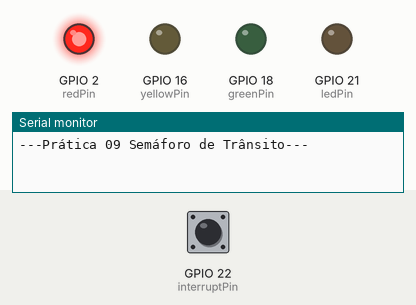
Recording of a sketch running on a simulated ESP32. Parts: output pins drawn as LEDs (lit = HIGH), the last lines printed to the serial monitor. Inputs (shaded band) come from the test bench; at power-on: GPIO 22 (interruptPin) HIGH.

Above: at 1.2 s.
1.3 s: GPIO 22 (interruptPin) pulled LOW for 0.15 s
At 1.7 s:
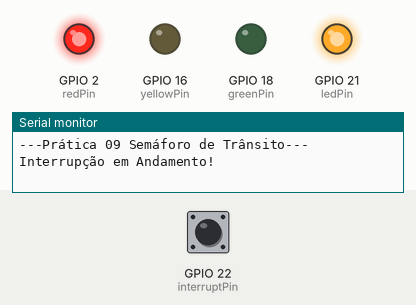
3.9 s: GPIO 22 (interruptPin) pulled LOW for 1 s
At 6.9 s:
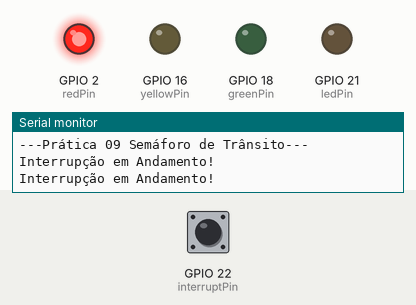
7.4 s: GPIO 22 (interruptPin) pulled LOW for 0.15 s
At 8.3 s:
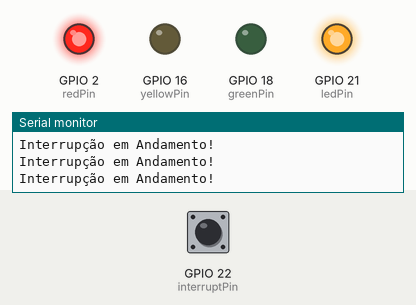
10.5 s: GPIO 22 (interruptPin) pulled LOW for 3.2 s
At 11.9 s:
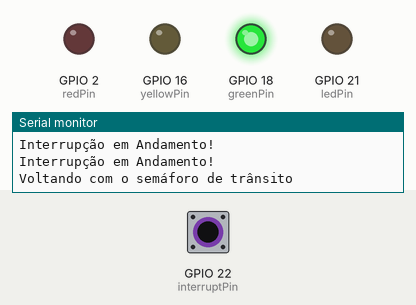
Timing chart, 0 to 16.2 s (numbered marks = the images above; inputs shaded):
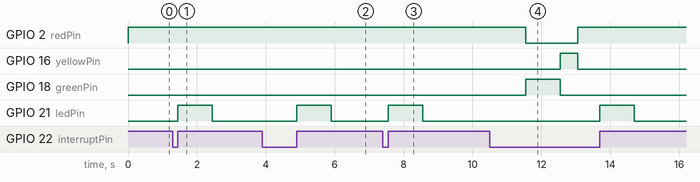

The sketch:

Pr_tica_09.ino
```cpp
//Semáforo

/* LED pins */
byte redPin = 2; // Pino do Led Vermelho
byte yellowPin = 16; // Pino do Led Amarelo
byte greenPin = 18; // Pino do Led Verde
byte ledPin = 21; // Pino do Led de Pedestre
int flag = 0; // flag para ser usada dentro da interrupção

// Pino do botão de interrupção
byte interruptPin = 22;

volatile bool isPaused = false; // Flag para pausar a operação do semáforo de trânsito
BaseType_t xHigherPriorityTaskWoken = pdFALSE;

SemaphoreHandle_t xCountingSemaphore; // Semáforo contador
SemaphoreHandle_t SemasTransito; // Semáforo binário


// Callback da função de interrupção
void ISRcallback() {
  BaseType_t xHigherPriorityTaskWoken = pdFALSE;
  /* un-block the interrupt processing task now */
  xSemaphoreGiveFromISR( xCountingSemaphore, &xHigherPriorityTaskWoken );
  // Uma vez que a interrupção é acionada o estado de isPaused vai para true para travar
  // o funcionamento do semáforo de trânsito
  isPaused = true;

}

// Função para operar a interrupção
void ISRprocessing(void * parameter) {
  for (;;) {
    xSemaphoreTake( xCountingSemaphore, portMAX_DELAY );
    Serial.println("Interrupção em Andamento!");
    // Pisca o led para representar a interrupção
    digitalWrite(ledPin,1);
    delay(1000);
    digitalWrite(ledPin,0);
    delay(1000);
    flag++;
    if (flag == 3) {
      // Flag que serve para sincronizar com o semáforo contador a fim de liberar o semáforo binário para
      // a operação do semáforo de trânsito voltar a funcionar
      flag = 0;
      isPaused = false;
      Serial.println("Voltando com o semáforo de trânsito");
      xSemaphoreGiveFromISR(SemasTransito, &xHigherPriorityTaskWoken);
    }
  }
  //vTaskDelete( NULL );
}

// Tarefa para o controle do semáforo de trânsito
void TransitoLuz(void * parameter) {
  for (;;) {
    if (xSemaphoreTake(SemasTransito, portMAX_DELAY)) {
      // Led Vermelho
      digitalWrite(redPin, HIGH);
      digitalWrite(yellowPin, LOW);
      digitalWrite(greenPin, LOW);
      vTaskDelay(2000 / portTICK_PERIOD_MS);
      if (isPaused==true) {
        continue; // Espera até o semáforo binário ser dado novamente
      }
      // Led Verde
      digitalWrite(redPin, LOW);
      digitalWrite(yellowPin, LOW);
      digitalWrite(greenPin, HIGH);
      vTaskDelay(1000 / portTICK_PERIOD_MS);
      if (isPaused==true) {
        continue; // Espera até o semáforo binário ser dado novamente
      }

      // Led Amarelo
      digitalWrite(redPin, LOW);
      digitalWrite(yellowPin, HIGH);
      digitalWrite(greenPin, LOW);
      vTaskDelay(500 / portTICK_PERIOD_MS);
      if (isPaused==true) {
        continue; // Espera até o semáforo binário ser dado novamente
      }

    }
    xSemaphoreGive(SemasTransito);
  }
  //vTaskDelete(NULL);
}


void setup() {
  Serial.begin(115200);
  pinMode(ledPin, OUTPUT);
  pinMode(redPin, OUTPUT);
  pinMode(yellowPin, OUTPUT);
  pinMode(greenPin, OUTPUT);
  pinMode(interruptPin, INPUT_PULLUP);

  Serial.println();
  Serial.println("---Prática 09 Semáforo de Trânsito---");
  Serial.println();

  // Assimila a interrupção ao botão
  attachInterrupt(digitalPinToInterrupt(interruptPin), ISRcallback, RISING);

  // Semáforo contador que pode acumular até 3 eventos
  xCountingSemaphore = xSemaphoreCreateCounting(2, 0);
  SemasTransito = xSemaphoreCreateBinary();
  xSemaphoreGive(SemasTransito);

  /* this task will process the interrupt event
     which is forwarded by interrupt callback function */
  xTaskCreate(
    ISRprocessing,           /* Task function. */
    "ISRprocessing",        /* name of task. */
    1000,                    /* Stack size of task */
    NULL,                     /* parameter of the task */
    2,                        /* priority of the task */
    NULL);

  /* Task to control the traffic light */
  xTaskCreate(
    TransitoLuz,           /* Task function. */
    "TransitoLuz",        /* name of task. */
    1000,                      /* Stack size of task */
    NULL,                      /* parameter of the task */
    1,                         /* priority of the task */
    NULL);
}

void loop() {
  // No need for any code in the loop, as FreeRTOS tasks handle the functionality.
}
```

Measured:
- after the input at 1.3 s, GPIO 2 (redPin): stays HIGH (without the input it goes to LOW after 0.70 s); GPIO 16 (yellowPin): stays LOW (without the input it goes to HIGH after 1.7 s); GPIO 18 (greenPin): stays LOW (without the input it goes to HIGH after 0.70 s); GPIO 21 (ledPin): LOW → HIGH after 0.15 s, → LOW 1.0 s later
- after the input at 3.9 s, GPIO 21 (ledPin): LOW → HIGH after 1.0 s, → LOW 1.0 s later
- after the input at 7.4 s, GPIO 21 (ledPin): LOW → HIGH after 0.15 s, → LOW 1.0 s later
- after the input at 10.5 s, GPIO 2 (redPin): goes on until 13.1 s, then stays HIGH; GPIO 18 (greenPin): goes on until 12.6 s, then stays LOW; GPIO 21 (ledPin): LOW → HIGH after 3.2 s, → LOW 1.0 s later
